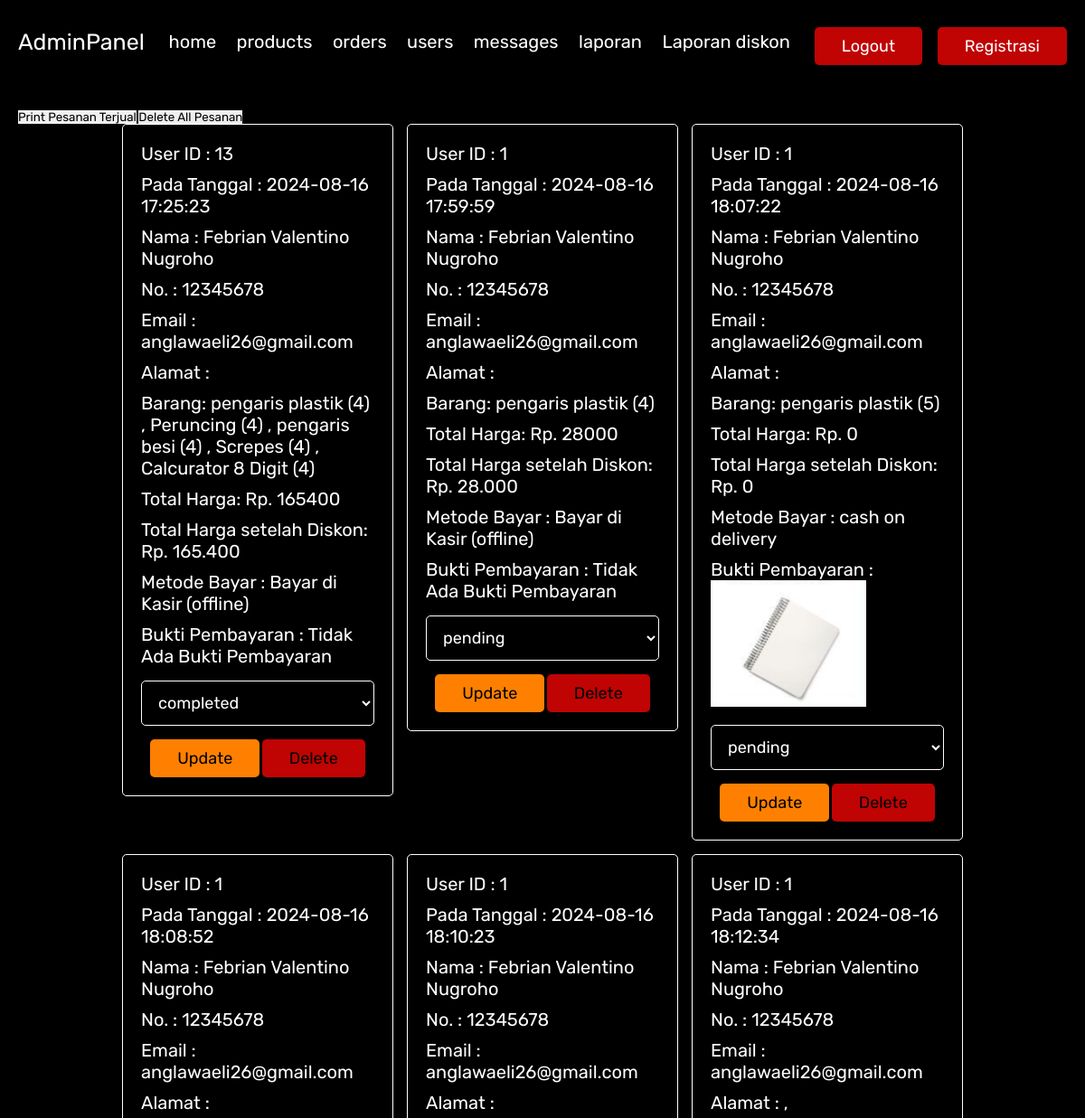
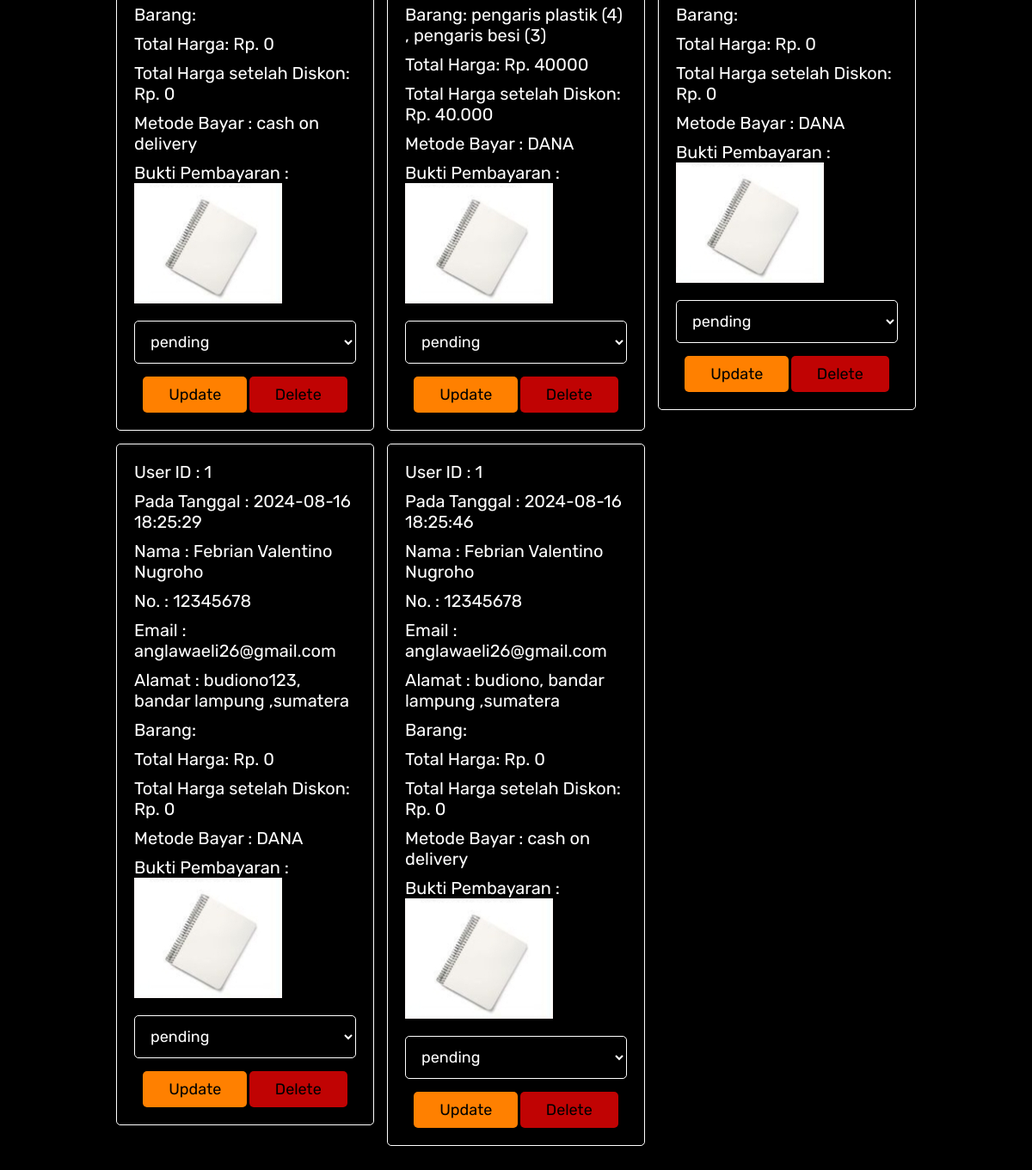
Screenshot of /admin_orders.php (signed in) with the database file from the repository (2 pictures, top to bottom).
### tables this page shows
CREATE TABLE `orders` (
  `id` int(100) NOT NULL,
  `user_id` int(100) NOT NULL,
  `product_id` int(100) NOT NULL,
  `name` varchar(100) NOT NULL,
  `number` varchar(12) NOT NULL,
  `email` varchar(100) NOT NULL,
  `method` varchar(50) NOT NULL,
  `address` varchar(500) NOT NULL,
  `total_products` varchar(1000) NOT NULL,
  `total_price` int(100) NOT NULL,
  `grand_totals` decimal(10,2) NOT NULL,
  `placed_on` varchar(50) NOT NULL,
  `payment_status` varchar(20) NOT NULL DEFAULT 'pending',
  `bukti_pembayaran` varchar(255) DEFAULT NULL,
  `discount_price` decimal(10,2) DEFAULT 0.00
);

### admin_orders.php (the view, shortened to what this page needs)
<?php
include 'config.php';
?>
<!DOCTYPE html>
<html lang="en">
<head>
   <link rel="stylesheet" href="https://cdnjs.cloudflare.com/ajax/libs/font-awesome/6.0.0/css/all.min.css">
   <link href="assets/css/admin_style.css" rel="stylesheet">
</head>
<body>
   <?php include 'admin_header.php'; ?>
   <section class="orders">
      <form action="" method="post">
      <button onclick="window.print();" class="print-btn">Print Pesanan Terjual</button>
   <input type="submit" name="delete_all" value="Delete All Pesanan" class="delete-all-btn" onclick="return confirm('Are you sure you want to delete all orders?');">
      </form>
      <div class="box-container">
         <?php
         $select_orders = mysqli_query($conn, "SELECT * FROM orders") or die('query failed');
         if(mysqli_num_rows($select_orders) > 0){
            while($fetch_orders = mysqli_fetch_assoc($select_orders)){
         ?>
         <div class="box">
            <p> User ID : <span><?php echo $fetch_orders['user_id']; ?></span> </p>
            <p> Pada Tanggal : <span><?php echo $fetch_orders['placed_on']; ?></span> </p>
            <p> Nama : <span><?php echo $fetch_orders['name']; ?></span> </p>
            <p> No. : <span><?php echo $fetch_orders['number']; ?></span> </p>
            <p> Email : <span><?php echo $fetch_orders['email']; ?></span> </p>
            <p> Alamat : <span><?php echo $fetch_orders['address']; ?></span> </p>
            <p> Barang: <span><?php echo $fetch_orders['total_products']; ?></span> </p>
            <p> Total Harga: <span>Rp. <?php echo $fetch_orders['total_price']; ?> </span> </p>
            <p> Total Harga setelah Diskon: <span>Rp. <?php echo number_format($fetch_orders['grand_totals'],0, ',', '.'); ?>
            <p> Metode Bayar : <span><?php echo $fetch_orders['method']; ?></span> </p>
            <p> Bukti Pembayaran :
               <?php
               if (!empty($fetch_orders['bukti_pembayaran'])) {
                  echo '<br><img src="' . $fetch_orders['bukti_pembayaran'] . '" alt="Bukti Pembayaran" onclick="expandImage(\'' . $fetch_orders['bukti_pembayaran'] . '\')">';
               } else {
                  echo 'Tidak Ada Bukti Pembayaran';
               }
               ?>
            </p>
            <form action="" method="post">
               <select name="update_payment">
                  <option value="" selected disabled><?php echo $fetch_orders['payment_status']; ?></option>
               </select>
               <input type="submit" value="Update" name="update_order" class="option-btn">
               <a href="admin_orders.php?delete=<?php echo $fetch_orders['id']; ?>" onclick="return confirm('Delete this order?');" class="delete-btn">Delete</a>
            </form>
         </div>
         <?php
            }
         } else {
            echo '<p class="empty">No orders placed yet!</p>';
         }
         ?>
      </div>
   </section>
</body>
</html>

### assets/css/admin_style.css (style rules this page uses)
:root { --purple:#ffffff; --red:#c00303; --orange:#ff8000; --black:#ffffff; --white:#000000; --light-color:#ffffff; --light-white:#ccc; --light-bg:#000000; --border:.1rem solid var(--black); --box-shadow:0 .5rem 1rem rgba(0, 0, 0, 0.1); }
* { font-family: 'Rubik', sans-serif; margin:0; padding:0; box-sizing: border-box; outline: none; border:none; text-decoration: none; transition:all .2s linear; }
html { font-size: 62.5%; overflow-x: hidden; }
body { background-color: var(--light-bg); }
section { padding:3rem 2rem; }
.btn, .option-btn, .delete-btn, .white-btn { display: inline-block; margin-top: 1rem; padding:1rem 3rem; cursor: pointer; color:var(--white); font-size: 1.8rem; border-radius: .5rem; text-transform: capitalize; }
.option-btn { background-color: var(--orange); }
.delete-btn { background-color: var(--red); }
.orders .box-container { display: grid; grid-template-columns: repeat(auto-fit, 30rem); justify-content: center; gap:1.5rem; max-width: 1200px; margin:0 auto; align-items: flex-start; }
.orders .box-container .box { background-color: var(--white); padding:2rem; border:var(--border); box-shadow: var(--box-shadow); border-radius: .5rem; }
.orders .box-container .box p { padding-bottom: 1rem; font-size: 2rem; color:var(--light-color); }
.orders .box-container .box p span { color:var(--purple); }
.orders .box-container .box form { text-align: center; }
.orders .box-container .box form select { border-radius: .5rem; margin:.5rem 0; width: 100%; background-color: var(--light-bg); border:var(--border); padding:1.2rem 1.4rem; font-size: 1.8rem; color:var(--black); }

### rows the page displays
orders: user "13", placed_on "2024-08-16 17:25:23", name "Febrian Valentino Nugroho", number "12345678", email "anglawaeli26@gmail.com", total_products "pengaris plastik (4) , Peruncing (4) , pengaris besi (4) , Screpes (4) , Calcurator 8 Digit (4)", total_price "165400", grand_totals "165.400", method "Bayar di Kasir (offline)", bukti_pembayaran "Tidak Ada Bukti Pembayaran", update_payment "completed"
orders: user "1", placed_on "2024-08-16 17:59:59", name "Febrian Valentino Nugroho", number "12345678", email "anglawaeli26@gmail.com", total_products "pengaris plastik (4)", total_price "28000", grand_totals "28.000", method "Bayar di Kasir (offline)", bukti_pembayaran "Tidak Ada Bukti Pembayaran", update_payment "pending"
orders: user "1", placed_on "2024-08-16 18:07:22", name "Febrian Valentino Nugroho", number "12345678", email "anglawaeli26@gmail.com", total_products "pengaris plastik (5)", total_price "0", grand_totals "0", method "cash on delivery", bukti_pembayaran (picture), update_payment "pending"
orders: user "1", placed_on "2024-08-16 18:08:52", name "Febrian Valentino Nugroho", number "12345678", email "anglawaeli26@gmail.com", total_price "0", grand_totals "0", method "cash on delivery", bukti_pembayaran (picture), update_payment "pending"
orders: user "1", placed_on "2024-08-16 18:10:23", name "Febrian Valentino Nugroho", number "12345678", email "anglawaeli26@gmail.com", total_products "pengaris plastik (4) , pengaris besi (3)", total_price "40000", grand_totals "40.000", method "DANA", bukti_pembayaran (picture), update_payment "pending"
orders: user "1", placed_on "2024-08-16 18:12:34", name "Febrian Valentino Nugroho", number "12345678", email "anglawaeli26@gmail.com", address ",", total_price "0", grand_totals "0", method "DANA", bukti_pembayaran (picture), update_payment "pending"
orders: user "1", placed_on "2024-08-16 18:25:29", name "Febrian Valentino Nugroho", number "12345678", email "anglawaeli26@gmail.com", address "budiono123, bandar lampung ,sumatera", total_price "0", grand_totals "0", method "DANA", bukti_pembayaran (picture), update_payment "pending"
orders: user "1", placed_on "2024-08-16 18:25:46", name "Febrian Valentino Nugroho", number "12345678", email "anglawaeli26@gmail.com", address "budiono, bandar lampung ,sumatera", total_price "0", grand_totals "0", method "cash on delivery", bukti_pembayaran (picture), update_payment "pending"
